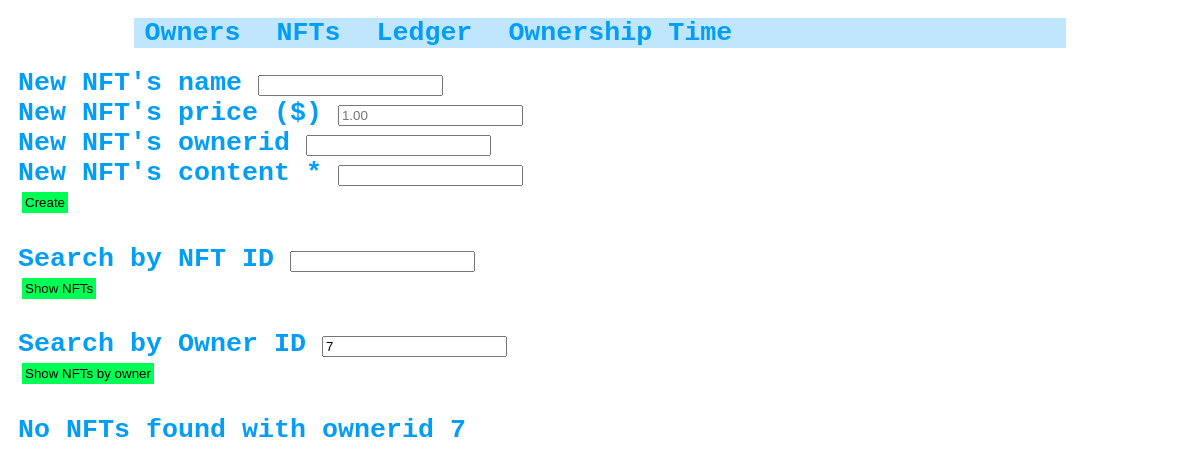
The page /nft.php?ownerid=7 on the database as committed earlier.
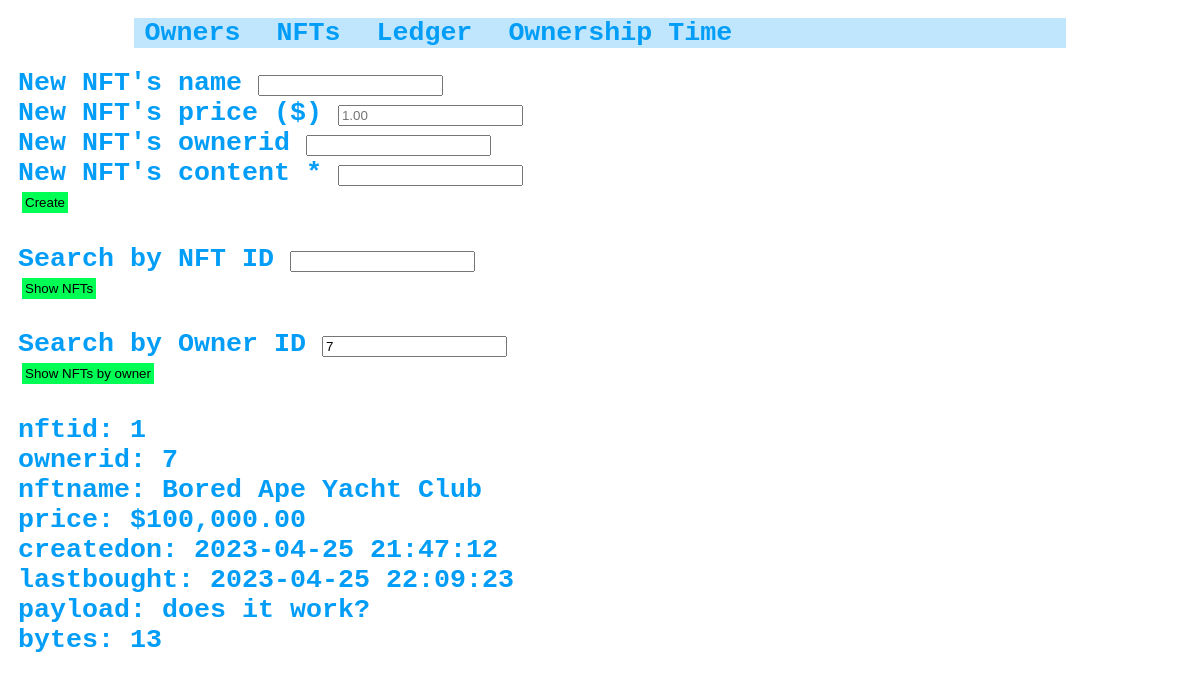
The same page on the database as committed later.
### tables this page shows
CREATE TABLE nft (
    nftid integer primary key autoincrement,
    ownerid integer default null,
    nftname text,
    price numeric(14, 2) not null default 0.00,
    createdon text default CURRENT_TIMESTAMP,
    lastbought text default CURRENT_TIMESTAMP,
    payloadtype text default null,
    payloadfilename text default null,
    payload blob default null CHECK (length(payload) <= 1048576),
    foreign key (ownerid) references owner(ownerid) on update cascade on delete set null
);

### nft.php (the view, shortened to what this page needs)
<html>
    <head>
        <link rel="stylesheet" href="style.css">
    </head>
<?php
require_once("config.php");
require_once("nav.php");
function displayNFT($nft, $cols) {
    $output = "<div>";
    foreach($cols as $col) {
        if ($nft[$col] == "") continue;
        if ($col === "price") {
            $nft[$col] = '$' . number_format($nft[$col], 2);
        }
        $output .= $col . ": " . $nft[$col] . "<br>";
    }
    $output .= "</div>";
    echo $output . "<br>";
}
if (isset($_REQUEST["ownerid"])) {
    $q = null;
    $ownerid = null;
    if (isset($_REQUEST["ownerid"])) {
        if (!empty($_REQUEST["ownerid"]) || $_REQUEST["ownerid"] === "0") {
            $ownerid =  intval(htmlspecialchars($_REQUEST["ownerid"]));
        }
    }
    if ($ownerid !== null) {
        $q = $db->prepare("SELECT *,  length(payload) as bytes FROM nft where ownerid = :ownerid");
        $q->bindValue(":ownerid", $ownerid, SQLITE3_INTEGER);
    }
    else {
        $q = $db->prepare("SELECT *,  length(payload) as bytes FROM nft order by createdon desc");
    }
    $r = $q->execute();
    $cols = [];
    $rows = [];
    while($nft = $r->fetchArray(SQLITE3_ASSOC)) {
        if (count($cols) === 0) {
            $cols = array_keys($nft);
        }
        $rows []= $nft;
    }
    if (count($rows) === 0) {
        if ($ownerid !== null) {
            echo "No NFTs found with ownerid $ownerid<br>";
        }
        else {
            echo "No NFTs found<br>";
        }
    }
    else {
        foreach($rows as $nft) {
            displayNFT($nft, $cols);
        }
    }
}
?>
</html>

Rows that differ between the two databases and show on the page:
added nft: col "nftid", nftid "1", col "ownerid", ownerid "7", col "nftname", nftname "Bored Ape Yacht Club", col "price", col "$100,000.00", col "createdon", createdon "2023-04-25 21:47:12", col "lastbought", lastbought "2023-04-25 22:09:23", col "payload", payload "does it work?", col "bytes", col "13"
Other text that changed with them:
$ownerid: "7" → (not shown)
text no longer shown: "No NFTs found with ownerid"
